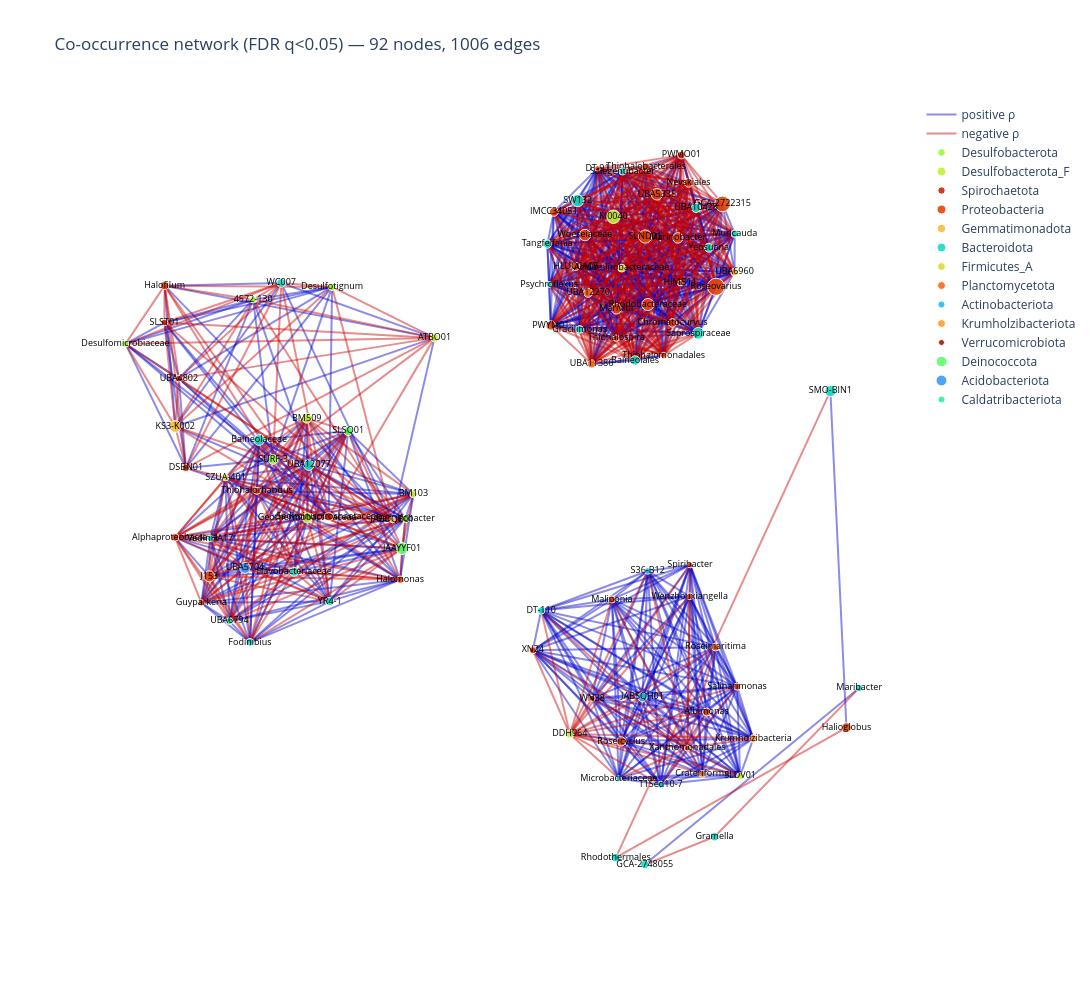

Write notebook code for a chart like this one.
### Code cell
import plotly.graph_objects as go                                                                                                                                          
                                                                
# ----- Edge traces, one trace per polarity for legend toggling -------------                                                                                              
def edge_trace(edges, name, color_fn, width_scale=3):
    xs, ys, hovers = [], [], []                                                                                                                                            
    for u, v, d in edges:                                       
        x0, y0 = pos[u]; x1, y1 = pos[v]                                                                                                                                   
        xs += [x0, x1, None]                                                                                                                                               
        ys += [y0, y1, None]
    return go.Scatter(                                                                                                                                                     
        x=xs, y=ys, mode="lines",                                                                                                                                          
        line=dict(width=2, color=color_fn),
        hoverinfo="none", name=name,                                                                                                                                       
    )                                                           
                                                                                                                                                                            
pos_edges = [(u, v, d) for u, v, d in G.edges(data=True) if d["rho"] >= 0]                                                                                                 
neg_edges = [(u, v, d) for u, v, d in G.edges(data=True) if d["rho"] <  0]
edge_traces = [                                                                                                                                                            
    edge_trace(pos_edges, "positive ρ", "rgba(0,0,200,0.45)"),  
    edge_trace(neg_edges, "negative ρ", "rgba(200,0,0,0.45)"),                                                                                                             
]                                                                                                                                                                          
                                                                                                                                                                            
# ----- One node trace per phylum, so the legend toggles by phylum ---------                                                                                               
nodes_by_phylum = defaultdict(list)                             
for n in G.nodes():                                                                                                                                                        
    nodes_by_phylum[iterativeID_phylums.get(n, "Unknown")].append(n)
                                                                                                                                                                            
def rgb_str(rgba):                                              
    r, g, b, _ = rgba                                                                                                                                                      
    return f"rgb({int(r*255)},{int(g*255)},{int(b*255)})"                                                                                                                  

node_traces = []                                                                                                                                                           
for phylum, ns in nodes_by_phylum.items():                      
    color = taxa_color_map.get(phylum, DEFAULT_COLOR)                                                                                                                      
    if isinstance(color, tuple):                                                                                                                                           
        color = rgb_str(color)
    sizes = [40 * compressor(mean_rel_abund.get(n, 0)) + 5 for n in ns]                                                                                                    
    hover = [                                                                                                                                                              
        f"<b>{n}</b><br>"                                                                                                                                                  
        f"phylum: {iterativeID_phylums.get(n, 'Unknown')}<br>"                                                                                                             
        f"rank: {iterativeID_levels.get(n, '?')}<br>"                                                                                                                      
        f"mean rel. abund.: {mean_rel_abund.get(n, 0):.4f}<br>" 
        f"degree: {G.degree(n)}"                                                                                                                                           
        for n in ns                                                                                                                                                        
    ]                                                                                                                                                                      
    node_traces.append(go.Scatter(                                                                                                                                         
        x=[pos[n][0] for n in ns],                              
        y=[pos[n][1] for n in ns],
        mode="markers+text",                                                                                                                                               
        text=[str(n) for n in ns],
        textposition="middle center",                                                                                                                                      
        textfont=dict(size=9, color="black"),                   
        marker=dict(                                                                                                                                                       
            size=sizes,
            color=color,                                                                                                                                                   
            line=dict(width=1, color="white"),                  
            opacity=0.9,
        ),                                                                                                                                                                 
        name=phylum,
        hovertext=hover,                                                                                                                                                   
        hoverinfo="text",                                       
    ))

fig_int = go.Figure(data=edge_traces + node_traces)                                                                                                                        
fig_int.update_layout(
    title=f"Co-occurrence network (FDR q<0.05) — {G.number_of_nodes()} nodes, {G.number_of_edges()} edges",                                                                
    showlegend=True,                                                                                                                                                       
    hovermode="closest",                                                                                                                                                   
    xaxis=dict(visible=False),                                                                                                                                             
    yaxis=dict(visible=False, scaleanchor="x", scaleratio=1),                                                                                                              
    plot_bgcolor="white",                                                                                                                                                  
    width=1400, height=1000,
    legend=dict(itemclick="toggle", itemdoubleclick="toggleothers"),                                                                                                       
)                                                                                                                                                                          
fig_int.write_html(                                                                                                                                                        
    f"cooccurrence_network_p_value_FDR{'_reduced' if reduced else ''}{'_defined' if defined else ''}.html"                                                                 
)                                                                                                                                                                          
fig_int.show()

### Figure 1 — Plotly figure (JSON) as saved in the notebook; plotly's stock layout.template omitted (floating-point values rounded to 4 significant figures; data arrays with more than 128 entries replaced by an {"elided": "..."} marker saying what was removed)
{"data": [{"hoverinfo": "none", "line": {"color": "rgba(0,0,200,0.45)", "width": 2}, "mode": "lines", "name": "positive ρ", "type": "scatter", "x": {"elided": "1719 float values"}, "y": {"elided": "1719 float values"}}, {"hoverinfo": "none", "line": {"color": "rgba(200,0,0,0.45)", "width": 2}, "mode": "lines", "name": "negative ρ", "type": "scatter", "x": {"elided": "1299 float values"}, "y": {"elided": "1299 float values"}}, {"hoverinfo": "text", "hovertext": ["<b>4572-130</b><br>phylum: Desulfobacterota<br>rank: ?<br>mean rel. abund.: 0.0018<br>degree: 12", "<b>Desulfomicrobiaceae</b><br>phylum: Desulfobacterota<br>rank: ?<br>mean rel. abund.: 0.0020<br>degree: 12", "<b>Desulfotignum</b><br>phylum: Desulfobacterota<br>rank: ?<br>mean rel. abund.: 0.0039<br>degree: 12", "<b>SURF-3</b><br>phylum: Desulfobacterota<br>rank: ?<br>mean rel. abund.: 0.0132<br>degree: 12", "<b>Desulfobacter</b><br>phylum: Desulfobacterota<br>rank: ?<br>mean rel. abund.: 0.0048<br>degree: 19"], "marker": {"color": "rgb(152,254,66)", "line": {"color": "white", "width": 1}, "opacity": 0.9, "size": [6.715, 6.784, 7.512, 9.602, 7.764]}, "mode": "markers+text", "name": "Desulfobacterota", "text": ["4572-130", "Desulfomicrobiaceae", "Desulfotignum", "SURF-3", "Desulfobacter"], "textfont": {"color": "black", "size": 9}, "textposition": "middle center", "type": "scatter", "x": [-0.6486, -0.9603, -0.4559, -0.5999, -0.277], "y": [0.3791, 0.2712, 0.4103, -0.01124, -0.1557]}, {"hoverinfo": "text", "hovertext": ["<b>ATBO01</b><br>phylum: Desulfobacterota_F<br>rank: ?<br>mean rel. abund.: 0.0055<br>degree: 12", "<b>M0040</b><br>phylum: Desulfobacterota_F<br>rank: ?<br>mean rel. abund.: 0.0451<br>degree: 33", "<b>DDH964</b><br>phylum: Desulfobacterota_F<br>rank: ?<br>mean rel. abund.: 0.0058<br>degree: 18", "<b>SLDV01</b><br>phylum: Desulfobacterota_F<br>rank: ?<br>mean rel. abund.: 0.0026<br>degree: 18", "<b>BM103</b><br>phylum: Desulfobacterota_F<br>rank: ?<br>mean rel. abund.: 0.0037<br>degree: 19", "<b>BM509</b><br>phylum: Desulfobacterota_F<br>rank: ?<br>mean rel. abund.: 0.0140<br>degree: 19", "<b>Geothermobacteraceae</b><br>phylum: Desulfobacterota_F<br>rank: ?<br>mean rel. abund.: 0.0167<br>degree: 19", "<b>SZUA-401</b><br>phylum: Desulfobacterota_F<br>rank: ?<br>mean rel. abund.: 0.0015<br>degree: 19"], "marker": {"color": "rgb(190,243,52)", "line": {"color": "white", "width": 1}, "opacity": 0.9, "size": [7.958, 13.49, 8.034, 7.025, 7.431, 9.726, 10.17, 6.535]}, "mode": "markers+text", "name": "Desulfobacterota_F", "text": ["ATBO01", "M0040", "DDH964", "SLDV01", "BM103", "BM509", "Geothermobacteraceae", "SZUA-401"], "textfont": {"color": "black", "size": 9}, "textposition": "middle center", "type": "scatter", "x": [-0.2059, 0.231, 0.1245, 0.5402, -0.2573, -0.5178, -0.5163, -0.7161], "y": [0.2858, 0.5816, -0.6814, -0.7838, -0.09563, 0.08937, -0.1536, -0.05553]}, {"hoverinfo": "text", "hovertext": ["<b>DSBN01</b><br>phylum: Spirochaetota<br>rank: ?<br>mean rel. abund.: 0.0036<br>degree: 12", "<b>SLST01</b><br>phylum: Spirochaetota<br>rank: ?<br>mean rel. abund.: 0.0019<br>degree: 12", "<b>Sediminispirochaetaceae</b><br>phylum: Spirochaetota<br>rank: ?<br>mean rel. abund.: 0.0061<br>degree: 12", "<b>UBA4802</b><br>phylum: Spirochaetota<br>rank: ?<br>mean rel. abund.: 0.0019<br>degree: 12", "<b>PWMO01</b><br>phylum: Spirochaetota<br>rank: ?<br>mean rel. abund.: 0.0047<br>degree: 33"], "marker": {"color": "rgb(203,43,3)", "line": {"color": "white", "width": 1}, "opacity": 0.9, "size": [7.402, 6.724, 8.121, 6.744, 7.743]}, "mode": "markers+text", "name": "Spirochaetota", "text": ["DSBN01", "SLST01", "Sediminispirochaetaceae", "UBA4802", "PWMO01"], "textfont": {"color": "black", "size": 9}, "textposition": "middle center", "type": "scatter", "x": [-0.8128, -0.8653, -0.4642, -0.8298, 0.3968], "y": [-0.03172, 0.3233, -0.1506, 0.1863, 0.732]}, {"hoverinfo": "text", "hovertext": ["<b>Halofilum</b><br>phylum: Proteobacteria<br>rank: ?<br>mean rel. abund.: 0.0062<br>degree: 12", "<b>Chromatocurvus</b><br>phylum: Proteobacteria<br>rank: ?<br>mean rel. abund.: 0.0081<br>degree: 33", "<b>DT-91</b><br>phylum: Proteobacteria<br>rank: ?<br>mean rel. abund.: 0.0003<br>degree: 33", "<b>GCA-2722315</b><br>phylum: Proteobacteria<br>rank: ?<br>mean rel. abund.: 0.0705<br>degree: 33", "<b>HIMB11</b><br>phylum: Proteobacteria<br>rank: ?<br>mean rel. abund.: 0.0002<br>degree: 33", "<b>HLUCCA08</b><br>phylum: Proteobacteria<br>rank: ?<br>mean rel. abund.: 0.0061<br>degree: 33", "<b>IMCC34051</b><br>phylum: Proteobacteria<br>rank: ?<br>mean rel. abund.: 0.0099<br>degree: 33", "<b>Marinobacter</b><br>phylum: Proteobacteria<br>rank: ?<br>mean rel. abund.: 0.0188<br>degree: 33", "<b>Marivita</b><br>phylum: Proteobacteria<br>rank: ?<br>mean rel. abund.: 0.0184<br>degree: 33", "<b>Nevskiales</b><br>phylum: Proteobacteria<br>rank: ?<br>mean rel. abund.: 0.0092<br>degree: 33", "<b>PWYM01</b><br>phylum: Proteobacteria<br>rank: ?<br>mean rel. abund.: 0.0119<br>degree: 33", "<b>Rhodobacteraceae</b><br>phylum: Proteobacteria<br>rank: ?<br>mean rel. abund.: 0.0312<br>degree: 33", "<b>Roseovarius</b><br>phylum: Proteobacteria<br>rank: ?<br>mean rel. abund.: 0.0914<br>degree: 33", "<b>SLND01</b><br>phylum: Proteobacteria<br>rank: ?<br>mean rel. abund.: 0.0416<br>degree: 33", "<b>Thiohalobacterales</b><br>phylum: Proteobacteria<br>rank: ?<br>mean rel. abund.: 0.0057<br>degree: 33", "<b>Thiohalomonadales</b><br>phylum: Proteobacteria<br>rank: ?<br>mean rel. abund.: 0.0009<br>degree: 33", "<b>Thiohalospira</b><br>phylum: Proteobacteria<br>rank: ?<br>mean rel. abund.: 0.0012<br>degree: 33", "<b>UBA5335</b><br>phylum: Proteobacteria<br>rank: ?<br>mean rel. abund.: 0.0271<br>degree: 33", "<b>Woeseiaceae</b><br>phylum: Proteobacteria<br>rank: ?<br>mean rel. abund.: 0.0262<br>degree: 33", "<b>Albimonas</b><br>phylum: Proteobacteria<br>rank: ?<br>mean rel. abund.: 0.0056<br>degree: 18", "<b>Maliponia</b><br>phylum: Proteobacteria<br>rank: ?<br>mean rel. abund.: 0.0031<br>degree: 18", "<b>Roseicyclus</b><br>phylum: Proteobacteria<br>rank: ?<br>mean rel. abund.: 0.0115<br>degree: 18", "<b>Salinarimonas</b><br>phylum: Proteobacteria<br>rank: ?<br>mean rel. abund.: 0.0029<br>degree: 18", "<b>Spiribacter</b><br>phylum: Proteobacteria<br>rank: ?<br>mean rel. abund.: 0.0006<br>degree: 18", "<b>Wenzhouxiangella</b><br>phylum: Proteobacteria<br>rank: ?<br>mean rel. abund.: 0.0017<br>degree: 18", "<b>XN24</b><br>phylum: Proteobacteria<br>rank: ?<br>mean rel. abund.: 0.0030<br>degree: 18", "<b>Xanthomonadales</b><br>phylum: Proteobacteria<br>rank: ?<br>mean rel. abund.: 0.0005<br>degree: 18", "<b>Alphaproteobacteria</b><br>phylum: Proteobacteria<br>rank: ?<br>mean rel. abund.: 0.0049<br>degree: 19", "<b>Guyparkeria</b><br>phylum: Proteobacteria<br>rank: ?<br>mean rel. abund.: 0.0012<br>degree: 19", "<b>Halomonas</b><br>phylum: Proteobacteria<br>rank: ?<br>mean rel. abund.: 0.0036<br>degree: 19", "<b>J153</b><br>phylum: Proteobacteria<br>rank: ?<br>mean rel. abund.: 0.0225<br>degree: 19", "<b>Thiohalorhabdus</b><br>phylum: Proteobacteria<br>rank: ?<br>mean rel. abund.: 0.0023<br>degree: 19", "<b>Halioglobus</b><br>phylum: Proteobacteria<br>rank: ?<br>mean rel. abund.: 0.0132<br>degree: 2"], "marker": {"color": "rgb(229,70,10)", "line": {"color": "white", "width": 1}, "opacity": 0.9, "size": [8.153, 8.606, 5.695, 15.62, 5.517, 8.112, 8.981, 10.49, 10.42, 8.832, 9.372, 12.07, 17.09, 13.16, 8.025, 6.187, 6.385, 11.58, 11.48, 7.997, 7.236, 9.283, 7.143, 5.944, 6.652, 7.202, 5.881, 7.803, 6.399, 7.401, 10.99, 6.918, 9.596]}, "mode": "markers+text", "name": "Proteobacteria", "text": ["Halofilum", "Chromatocurvus", "DT-91", "GCA-2722315", "HIMB11", "HLUCCA08", "IMCC34051", "Marinobacter", "Marivita", "Nevskiales", "PWYM01", "Rhodobacteraceae", "Roseovarius", "SLND01", "Thiohalobacterales", "Thiohalomonadales", "Thiohalospira", "UBA5335", "Woeseiaceae", "Albimonas", "Maliponia", "Roseicyclus", "Salinarimonas", "Spiribacter", "Wenzhouxiangella", "XN24", "Xanthomonadales", "Alphaproteobacteria", "Guyparkeria", "Halomonas", "J153", "Thiohalorhabdus", "Halioglobus"], "textfont": {"color": "black", "size": 9}, "textposition": "middle center", "type": "scatter", "x": [-0.8648, 0.3752, 0.1922, 0.4972, 0.3937, 0.139, 0.08556, 0.3882, 0.238, 0.4145, 0.07793, 0.3151, 0.4814, 0.3086, 0.3104, 0.3536, 0.2377, 0.337, 0.1614, 0.4583, 0.2272, 0.25, 0.5329, 0.4181, 0.4171, 0.03413, 0.4115, -0.8393, -0.775, -0.2897, -0.7556, -0.6393, 0.7999], "y": [0.4133, 0.3223, 0.6993, 0.6129, 0.4194, 0.4604, 0.5935, 0.5299, 0.3567, 0.6643, 0.3161, 0.3672, 0.4105, 0.5332, 0.7031, 0.243, 0.2851, 0.6365, 0.5368, -0.6275, -0.3528, -0.6992, -0.5655, -0.2686, -0.345, -0.4768, -0.7157, -0.2011, -0.3611, -0.3045, -0.2964, -0.08778, -0.6654]}, {"hoverinfo": "text", "hovertext": ["<b>JABDQB01</b><br>phylum: Gemmatimonadota<br>rank: ?<br>mean rel. abund.: 0.0004<br>degree: 12", "<b>KS3-K002</b><br>phylum: Gemmatimonadota<br>rank: ?<br>mean rel. abund.: 0.0287<br>degree: 12", "<b>UBA6960</b><br>phylum: Gemmatimonadota<br>rank: ?<br>mean rel. abund.: 0.0045<br>degree: 33"], "marker": {"color": "rgb(248,190,57)", "line": {"color": "white", "width": 1}, "opacity": 0.9, "size": [5.82, 11.78, 7.675]}, "mode": "markers+text", "name": "Gemmatimonadota", "text": ["JABDQB01", "KS3-K002", "UBA6960"], "textfont": {"color": "black", "size": 9}, "textposition": "middle center", "type": "scatter", "x": [-0.3086, -0.8389, 0.5266], "y": [-0.1584, 0.06951, 0.4466]}, {"hoverinfo": "text", "hovertext": ["<b>WC007</b><br>phylum: Bacteroidota<br>rank: ?<br>mean rel. abund.: 0.0090<br>degree: 12", "<b>Balneolales</b><br>phylum: Bacteroidota<br>rank: ?<br>mean rel. abund.: 0.0123<br>degree: 33", "<b>Gracilimonas</b><br>phylum: Bacteroidota<br>rank: ?<br>mean rel. abund.: 0.0050<br>degree: 33", "<b>Muricauda</b><br>phylum: Bacteroidota<br>rank: ?<br>mean rel. abund.: 0.0041<br>degree: 33", "<b>Psychroflexus</b><br>phylum: Bacteroidota<br>rank: ?<br>mean rel. abund.: 0.0006<br>degree: 33", "<b>SW132</b><br>phylum: Bacteroidota<br>rank: ?<br>mean rel. abund.: 0.0325<br>degree: 33", "<b>Salegentibacter</b><br>phylum: Bacteroidota<br>rank: ?<br>mean rel. abund.: 0.0028<br>degree: 33", "<b>Saprospiraceae</b><br>phylum: Bacteroidota<br>rank: ?<br>mean rel. abund.: 0.0277<br>degree: 33", "<b>Tangfeifania</b><br>phylum: Bacteroidota<br>rank: ?<br>mean rel. abund.: 0.0077<br>degree: 33", "<b>UBA10428</b><br>phylum: Bacteroidota<br>rank: ?<br>mean rel. abund.: 0.0108<br>degree: 33", "<b>Yeosuana</b><br>phylum: Bacteroidota<br>rank: ?<br>mean rel. abund.: 0.0092<br>degree: 33", "<b>DT-110</b><br>phylum: Bacteroidota<br>rank: ?<br>mean rel. abund.: 0.0036<br>degree: 18", "<b>Balneolaceae</b><br>phylum: Bacteroidota<br>rank: ?<br>mean rel. abund.: 0.0213<br>degree: 19", "<b>Flavobacteriaceae</b><br>phylum: Bacteroidota<br>rank: ?<br>mean rel. abund.: 0.0100<br>degree: 19", "<b>Fodinibius</b><br>phylum: Bacteroidota<br>rank: ?<br>mean rel. abund.: 0.0051<br>degree: 19", "<b>UBA12077</b><br>phylum: Bacteroidota<br>rank: ?<br>mean rel. abund.: 0.0190<br>degree: 19", "<b>VadinHA17</b><br>phylum: Bacteroidota<br>rank: ?<br>mean rel. abund.: 0.0012<br>degree: 19", "<b>YR4-1</b><br>phylum: Bacteroidota<br>rank: ?<br>mean rel. abund.: 0.0061<br>degree: 19", "<b>GCA-2748055</b><br>phylum: Bacteroidota<br>rank: ?<br>mean rel. abund.: 0.0067<br>degree: 2", "<b>Gramella</b><br>phylum: Bacteroidota<br>rank: ?<br>mean rel. abund.: 0.0075<br>degree: 2", "<b>Maribacter</b><br>phylum: Bacteroidota<br>rank: ?<br>mean rel. abund.: 0.0034<br>degree: 2", "<b>Rhodothermales</b><br>phylum: Bacteroidota<br>rank: ?<br>mean rel. abund.: 0.0078<br>degree: 2", "<b>SMO-BIN1</b><br>phylum: Bacteroidota<br>rank: ?<br>mean rel. abund.: 0.0233<br>degree: 2"], "marker": {"color": "rgb(23,220,194)", "line": {"color": "white", "width": 1}, "opacity": 0.9, "size": [8.797, 9.436, 7.838, 7.575, 5.947, 12.21, 7.133, 11.66, 8.506, 9.155, 8.833, 7.413, 10.84, 9.003, 7.858, 10.52, 6.36, 8.115, 8.269, 8.459, 7.331, 8.542, 11.1]}, "mode": "markers+text", "name": "Bacteroidota", "text": ["WC007", "Balneolales", "Gracilimonas", "Muricauda", "Psychroflexus", "SW132", "Salegentibacter", "Saprospiraceae", "Tangfeifania", "UBA10428", "Yeosuana", "DT-110", "Balneolaceae", "Flavobacteriaceae", "Fodinibius", "UBA12077", "VadinHA17", "YR4-1", "GCA-2748055", "Gramella", "Maribacter", "Rhodothermales", "SMO-BIN1"], "textfont": {"color": "black", "size": 9}, "textposition": "middle center", "type": "scatter", "x": [-0.58, 0.2839, 0.1483, 0.5271, 0.07399, 0.1436, 0.2531, 0.4383, 0.06965, 0.4326, 0.4637, 0.05456, -0.6341, -0.5487, -0.6563, -0.5125, -0.7534, -0.4618, 0.3075, 0.4779, 0.8309, 0.2368, 0.7606], "y": [0.4199, 0.2306, 0.3065, 0.5401, 0.4162, 0.6209, 0.6921, 0.297, 0.5149, 0.6031, 0.506, -0.3796, 0.03647, -0.2852, -0.4574, -0.02481, -0.2035, -0.3575, -1, -0.9322, -0.5692, -0.9831, 0.156]}, {"hoverinfo": "text", "hovertext": ["<b>Acidaminobacteraceae</b><br>phylum: Firmicutes_A<br>rank: ?<br>mean rel. abund.: 0.0051<br>degree: 33"], "marker": {"color": "rgb(225,220,55)", "line": {"color": "white", "width": 1}, "opacity": 0.9, "size": [7.864]}, "mode": "markers+text", "name": "Firmicutes_A", "text": ["Acidaminobacteraceae"], "textfont": {"color": "black", "size": 9}, "textposition": "middle center", "type": "scatter", "x": [0.251], "y": [0.4561]}, {"hoverinfo": "text", "hovertext": ["<b>UBA11386</b><br>phylum: Planctomycetota<br>rank: ?<br>mean rel. abund.: 0.0061<br>degree: 33", "<b>UBA12270</b><br>phylum: Planctomycetota<br>rank: ?<br>mean rel. abund.: 0.0106<br>degree: 33", "<b>Crateriforma</b><br>phylum: Planctomycetota<br>rank: ?<br>mean rel. abund.: 0.0023<br>degree: 18", "<b>Roseimaritima</b><br>phylum: Planctomycetota<br>rank: ?<br>mean rel. abund.: 0.0051<br>degree: 18"], "marker": {"color": "rgb(247,110,26)", "line": {"color": "white", "width": 1}, "opacity": 0.9, "size": [8.117, 9.124, 6.9, 7.845]}, "mode": "markers+text", "name": "Planctomycetota", "text": ["UBA11386", "UBA12270", "Crateriforma", "Roseimaritima"], "textfont": {"color": "black", "size": 9}, "textposition": "middle center", "type": "scatter", "x": [0.1776, 0.1692, 0.4479, 0.4802], "y": [0.2222, 0.3959, -0.7786, -0.4691]}, {"hoverinfo": "text", "hovertext": ["<b>JABSQH01</b><br>phylum: Actinobacteriota<br>rank: ?<br>mean rel. abund.: 0.0109<br>degree: 18", "<b>Microbacteriaceae</b><br>phylum: Actinobacteriota<br>rank: ?<br>mean rel. abund.: 0.0002<br>degree: 18", "<b>S36-B12</b><br>phylum: Actinobacteriota<br>rank: ?<br>mean rel. abund.: 0.0018<br>degree: 18", "<b>T1Sed10-7</b><br>phylum: Actinobacteriota<br>rank: ?<br>mean rel. abund.: 0.0021<br>degree: 18"], "marker": {"color": "rgb(38,189,233)", "line": {"color": "white", "width": 1}, "opacity": 0.9, "size": [9.171, 5.516, 6.682, 6.813]}, "mode": "markers+text", "name": "Actinobacteriota", "text": ["JABSQH01", "Microbacteriaceae", "S36-B12", "T1Sed10-7"], "textfont": {"color": "black", "size": 9}, "textposition": "middle center", "type": "scatter", "x": [0.3019, 0.244, 0.3146, 0.3465], "y": [-0.5914, -0.79, -0.2833, -0.8048]}, {"hoverinfo": "text", "hovertext": ["<b>Krumholzibacteria</b><br>phylum: Krumholzibacteriota<br>rank: ?<br>mean rel. abund.: 0.0053<br>degree: 18"], "marker": {"color": "rgb(254,155,45)", "line": {"color": "white", "width": 1}, "opacity": 0.9, "size": [7.899]}, "mode": "markers+text", "name": "Krumholzibacteriota", "text": ["Krumholzibacteria"], "textfont": {"color": "black", "size": 9}, "textposition": "middle center", "type": "scatter", "x": [0.5725], "y": [-0.6924]}, {"hoverinfo": "text", "hovertext": ["<b>WN38</b><br>phylum: Verrucomicrobiota<br>rank: ?<br>mean rel. abund.: 0.0007<br>degree: 18"], "marker": {"color": "rgb(166,20,1)", "line": {"color": "white", "width": 1}, "opacity": 0.9, "size": [6.057]}, "mode": "markers+text", "name": "Verrucomicrobiota", "text": ["WN38"], "textfont": {"color": "black", "size": 9}, "textposition": "middle center", "type": "scatter", "x": [0.1791], "y": [-0.594]}, {"hoverinfo": "text", "hovertext": ["<b>JAAYYF01</b><br>phylum: Deinococcota<br>rank: ?<br>mean rel. abund.: 0.0307<br>degree: 19", "<b>SLSQ01</b><br>phylum: Deinococcota<br>rank: ?<br>mean rel. abund.: 0.0110<br>degree: 19"], "marker": {"color": "rgb(97,252,108)", "line": {"color": "white", "width": 1}, "opacity": 0.9, "size": [12.0, 9.194]}, "mode": "markers+text", "name": "Deinococcota", "text": ["JAAYYF01", "SLSQ01"], "textfont": {"color": "black", "size": 9}, "textposition": "middle center", "type": "scatter", "x": [-0.2851, -0.4167], "y": [-0.2285, 0.05845]}, {"hoverinfo": "text", "hovertext": ["<b>UBA5704</b><br>phylum: Acidobacteriota<br>rank: ?<br>mean rel. abund.: 0.0212<br>degree: 19"], "marker": {"color": "rgb(62,155,254)", "line": {"color": "white", "width": 1}, "opacity": 0.9, "size": [10.82]}, "mode": "markers+text", "name": "Acidobacteriota", "text": ["UBA5704"], "textfont": {"color": "black", "size": 9}, "textposition": "middle center", "type": "scatter", "x": [-0.6684], "y": [-0.276]}, {"hoverinfo": "text", "hovertext": ["<b>UBA6794</b><br>phylum: Caldatribacteriota<br>rank: ?<br>mean rel. abund.: 0.0025<br>degree: 19"], "marker": {"color": "rgb(47,240,154)", "line": {"color": "white", "width": 1}, "opacity": 0.9, "size": [7.008]}, "mode": "markers+text", "name": "Caldatribacteriota", "text": ["UBA6794"], "textfont": {"color": "black", "size": 9}, "textposition": "middle center", "type": "scatter", "x": [-0.7066], "y": [-0.4058]}], "layout": {"height": 1000, "hovermode": "closest", "legend": {"itemclick": "toggle", "itemdoubleclick": "toggleothers"}, "plot_bgcolor": "white", "showlegend": true, "title": {"text": "Co-occurrence network (FDR q<0.05) — 92 nodes, 1006 edges"}, "width": 1400, "xaxis": {"visible": false}, "yaxis": {"scaleanchor": "x", "scaleratio": 1, "visible": false}}}
